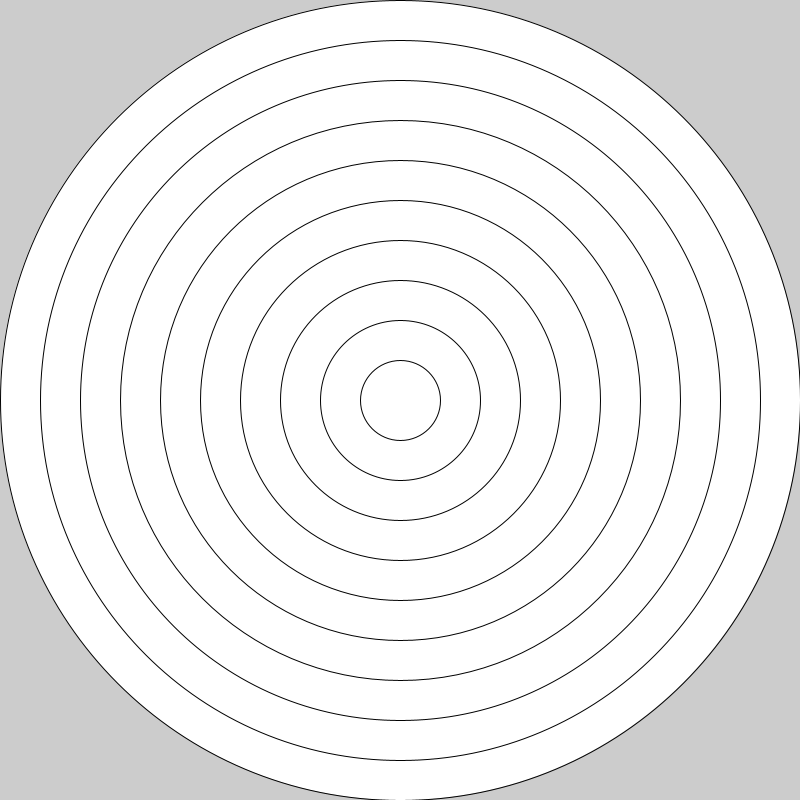
Frame 1 (no input)
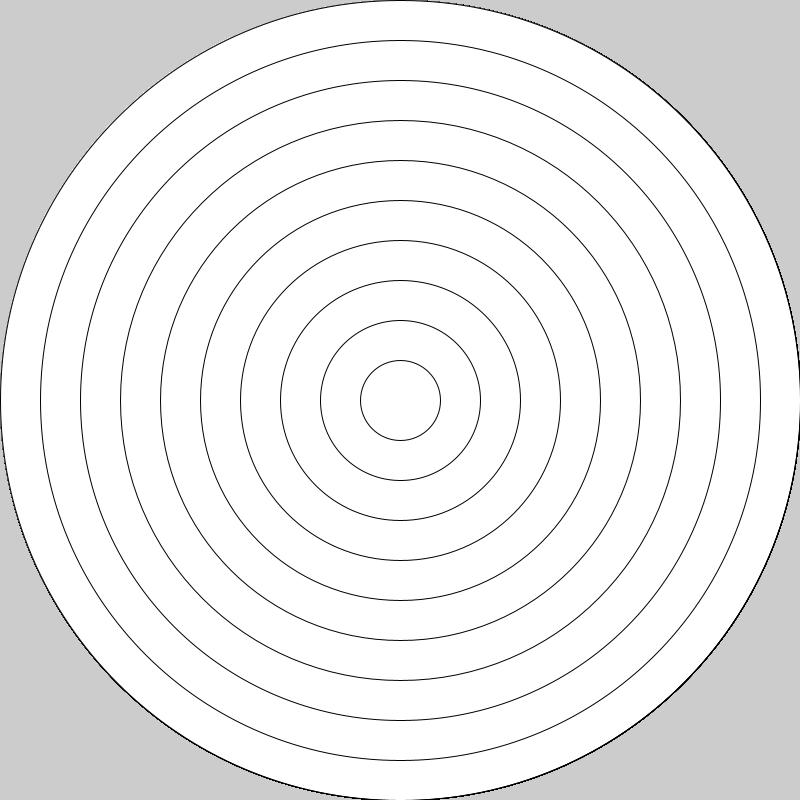
Frame 60 (the mouse pressed at the canvas centre just before this capture)
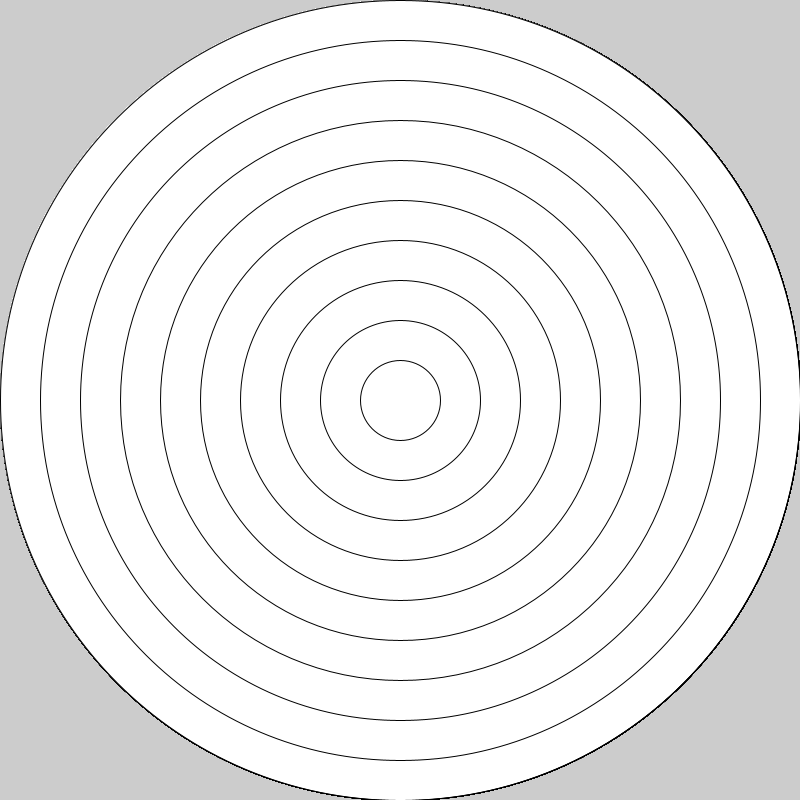
Frame 120 (the mouse held since frame 60 and released just before this capture)

The Processing sketch that drew these frames (run headless with seeded random() and noise(); from frame 60 on, the mouse is pressed at the canvas centre):

// Processing sketch: OR01_4
// ── OR01_4.pde
int x, y, r, stepR;
int number = 10;

void setup() {
  size(800, 800);
  x=width/2;
  y=height/2;
  stepR = width/2/number;
}

void draw() {
  r = width/2;

  for (int i = 1; i <= 10; i++) {
    ellipse(x, y, r*2, r*2);
    r -= stepR;
  }
}
